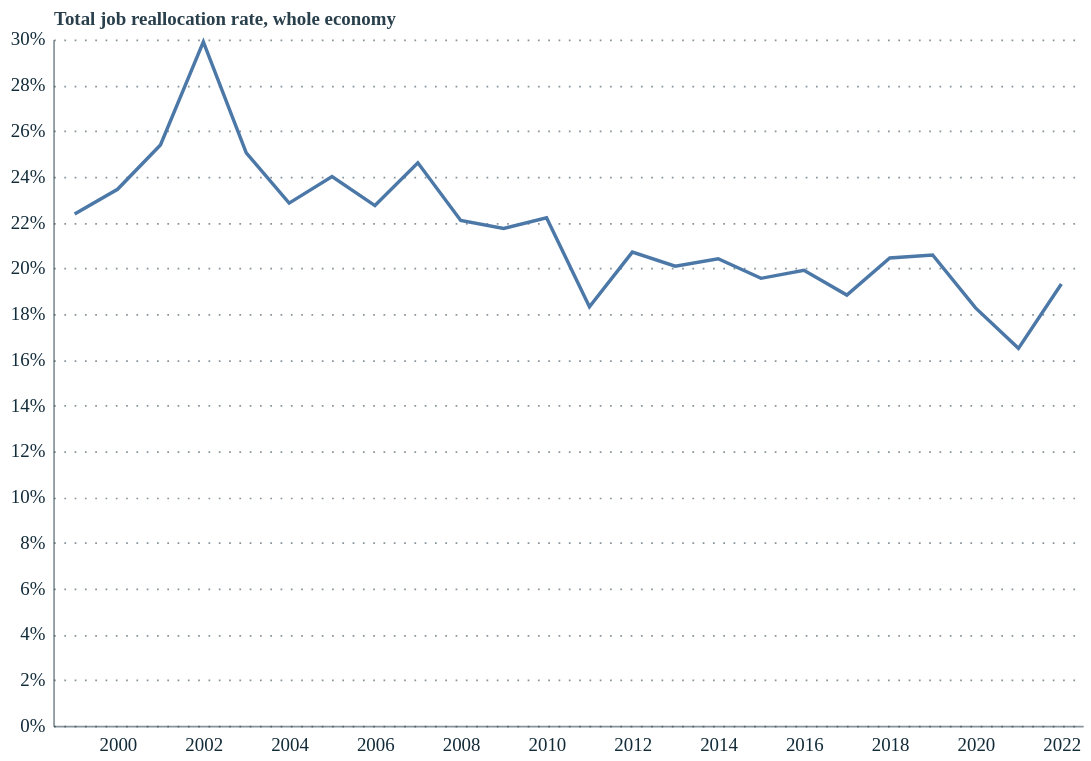

This figure's notebook cell:
### Code cell
# Total job reallocation rate

# Calculate job reallocation and job creation/destruction rates

job_flows_df = job_flows_df.sort_values(['category','dimension','year'])

job_flows_df['total_employment_lag'] = job_flows_df.groupby(['category','dimension'])['employment'].shift(1)

job_flows_df['job_reallocation_rate'] = (job_flows_df['job_creation_entrants'] + job_flows_df['job_creation_incumbents'] + job_flows_df['job_destruction_exiters'] + job_flows_df['job_destruction_incumbents']) / job_flows_df['total_employment_lag']
job_flows_df['jr_rate_entry_exit'] = (job_flows_df['job_creation_entrants'] + job_flows_df['job_destruction_exiters']) / job_flows_df['total_employment_lag']
job_flows_df['jr_rate_incumbents'] = (job_flows_df['job_creation_incumbents'] + job_flows_df['job_destruction_incumbents']) / job_flows_df['total_employment_lag']

job_flows_df['job_creation_rate'] = (job_flows_df['job_creation_entrants'] + job_flows_df['job_creation_incumbents']) / job_flows_df['total_employment_lag']
job_flows_df['jc_rate_entrants'] = job_flows_df['job_creation_entrants']  / job_flows_df['total_employment_lag']
job_flows_df['jc_rate_incumbents'] = job_flows_df['job_creation_incumbents']  / job_flows_df['total_employment_lag']

job_flows_df['job_destruction_rate'] = (job_flows_df['job_destruction_exiters'] + job_flows_df['job_destruction_incumbents']) / job_flows_df['total_employment_lag']
job_flows_df['jd_rate_exiters'] = job_flows_df['job_destruction_exiters']  / job_flows_df['total_employment_lag']
job_flows_df['jd_rate_incumbents'] = job_flows_df['job_destruction_incumbents']  / job_flows_df['total_employment_lag']

job_flows_df

# AGGREGATE: Total job reallocation rate

total_job_flows_df = job_flows_df[job_flows_df['dimension'] == 'Total']
total_job_flows_df = total_job_flows_df[total_job_flows_df['year']>=1999]

total_reallocation_chart = alt.Chart(total_job_flows_df).mark_line().encode(
    x=  alt.X('year:O', axis=alt.Axis(
                labelExpr="datum.value % 2 == 0 ? datum.label : ''",  # Show every 2nd year
            labelAngle=0)),
    y=alt.Y('job_reallocation_rate:Q', axis=alt.Axis(format='%'), title='Total job reallocation rate, whole economy')
).properties(height=400, width=600)

display(total_reallocation_chart)
total_reallocation_chart.save(chart_path / 'Descriptive paper/Dynamism/total_job_reallocation_rate.png')

### Figure 1 — Vega-Lite specification as saved in the notebook (floating-point values rounded to 4 significant figures)
{"config": {"font": "Circular Std", "mark": {"line": {"interpolate": "linear"}}, "view": {"stroke": "transparent", "width": 400, "height": 300}, "range": {"category": ["#179fdb", "#e6224b", "#f4c245", "#122b39", "#eb5c2e", "#36b7b4"], "diverging": ["#E6224B", "#E54753", "#C9C9C9", "#179FDB", "#122B39"], "heatmap": ["#C9C9C9", "#179FDB", "#0063AF", "#122B39"], "ordinal": ["#00A767", "#36B7B4", "#179FDB", "#0063AF", "#243B5A"]}, "axisX": {"labelColor": "#122b39", "tickColor": "#122b39", "domainColor": "#122b39", "domainOpacity": 0.5, "gridOpacity": 0, "labelFont": "Circular Std", "labelAngle": 0, "labelAlign": "center", "labelFontSize": 11, "labelPadding": 5, "tickCount": 10, "tickSize": 0, "title": ""}, "axisY": {"labelColor": "#122b39", "labelFont": "Circular Std", "tickColor": "#122b39", "domainColor": "#122b39", "gridColor": "#122b39", "gridDash": [1, 5], "gridOpacity": 0.5, "labelPadding": 5, "labelFontSize": 11, "domainOpacity": 0.5, "tickSize": 0, "title": null, "titleAlign": "left", "titleAngle": 0, "titleBaseline": "bottom", "titleColor": "#122b39", "titleOpacity": 0.9, "titleX": 0, "titleY": -7}}, "data": {"name": "data-43e1205b340978f6b6d97d9350114ac7"}, "mark": {"type": "line"}, "encoding": {"x": {"axis": {"labelAngle": 0, "labelExpr": "datum.value % 2 == 0 ? datum.label : ''"}, "field": "year", "type": "ordinal"}, "y": {"axis": {"format": "%"}, "field": "job_reallocation_rate", "title": "Total job reallocation rate, whole economy", "type": "quantitative"}}, "height": 400, "width": 600, "$schema": "https://vega.github.io/schema/vega-lite/v5.20.1.json", "datasets": {"data-43e1205b340978f6b6d97d9350114ac7": [{"year": 1999, "dimension": "Total", "category": "All", "n_firms": 1940779, "employment": 18821207, "job_creation_entrants": 730404, "job_creation_incumbents": 1359581, "job_destruction_exiters": 1355403, "job_destruction_incumbents": 725067, "total_employment_lag": 18640000.0, "job_reallocation_rate": 0.2237, "jr_rate_entry_exit": 0.1119, "jr_rate_incumbents": 0.1118, "job_creation_rate": 0.1121, "jc_rate_entrants": 0.03917, "jc_rate_incumbents": 0.07292, "job_destruction_rate": 0.1116, "jd_rate_exiters": 0.0727, "jd_rate_incumbents": 0.03889}, {"year": 2000, "dimension": "Total", "category": "All", "n_firms": 1925624, "employment": 18994299, "job_creation_entrants": 753528, "job_creation_incumbents": 1577757, "job_destruction_exiters": 1173454, "job_destruction_incumbents": 909322, "total_employment_lag": 18820000.0, "job_reallocation_rate": 0.2345, "jr_rate_entry_exit": 0.1024, "jr_rate_incumbents": 0.1321, "job_creation_rate": 0.1239, "jc_rate_entrants": 0.04004, "jc_rate_incumbents": 0.08383, "job_destruction_rate": 0.1107, "jd_rate_exiters": 0.06235, "jd_rate_incumbents": 0.04831}, {"year": 2001, "dimension": "Total", "category": "All", "n_firms": 1948690, "employment": 19356800, "job_creation_entrants": 902542, "job_creation_incumbents": 1664919, "job_destruction_exiters": 1164626, "job_destruction_incumbents": 1090161, "total_employment_lag": 18990000.0, "job_reallocation_rate": 0.2539, "jr_rate_entry_exit": 0.1088, "jr_rate_incumbents": 0.145, "job_creation_rate": 0.1352, "jc_rate_entrants": 0.04752, "jc_rate_incumbents": 0.08765, "job_destruction_rate": 0.1187, "jd_rate_exiters": 0.06131, "jd_rate_incumbents": 0.05739}, {"year": 2002, "dimension": "Total", "category": "All", "n_firms": 1950741, "employment": 19878711, "job_creation_entrants": 816429, "job_creation_incumbents": 2230809, "job_destruction_exiters": 1319736, "job_destruction_incumbents": 1420534, "total_employment_lag": 19360000.0, "job_reallocation_rate": 0.299, "jr_rate_entry_exit": 0.1104, "jr_rate_incumbents": 0.1886, "job_creation_rate": 0.1574, "jc_rate_entrants": 0.04218, "jc_rate_incumbents": 0.1152, "job_destruction_rate": 0.1416, "jd_rate_exiters": 0.06818, "jd_rate_incumbents": 0.07339}, {"year": 2003, "dimension": "Total", "category": "All", "n_firms": 1955494, "employment": 19895382, "job_creation_entrants": 858005, "job_creation_incumbents": 1595889, "job_destruction_exiters": 1318572, "job_destruction_incumbents": 1206487, "total_employment_lag": 19880000.0, "job_reallocation_rate": 0.2505, "jr_rate_entry_exit": 0.1095, "jr_rate_incumbents": 0.141, "job_creation_rate": 0.1234, "jc_rate_entrants": 0.04316, "jc_rate_incumbents": 0.08028, "job_destruction_rate": 0.127, "jd_rate_exiters": 0.06633, "jd_rate_incumbents": 0.06069}, {"year": 2004, "dimension": "Total", "category": "All", "n_firms": 2001900, "employment": 19771175, "job_creation_entrants": 788888, "job_creation_incumbents": 1377894, "job_destruction_exiters": 1335924, "job_destruction_incumbents": 1042807, "total_employment_lag": 19900000.0, "job_reallocation_rate": 0.2285, "jr_rate_entry_exit": 0.1068, "jr_rate_incumbents": 0.1217, "job_creation_rate": 0.1089, "jc_rate_entrants": 0.03965, "jc_rate_incumbents": 0.06926, "job_destruction_rate": 0.1196, "jd_rate_exiters": 0.06715, "jd_rate_incumbents": 0.05241}, {"year": 2005, "dimension": "Total", "category": "All", "n_firms": 2039140, "employment": 19961266, "job_creation_entrants": 780353, "job_creation_incumbents": 1794497, "job_destruction_exiters": 1103855, "job_destruction_incumbents": 1067262, "total_employment_lag": 19770000.0, "job_reallocation_rate": 0.24, "jr_rate_entry_exit": 0.0953, "jr_rate_incumbents": 0.1447, "job_creation_rate": 0.1302, "jc_rate_entrants": 0.03947, "jc_rate_incumbents": 0.09076, "job_destruction_rate": 0.1098, "jd_rate_exiters": 0.05583, "jd_rate_incumbents": 0.05398}, {"year": 2006, "dimension": "Total", "category": "All", "n_firms": 2078660, "employment": 20165912, "job_creation_entrants": 700494, "job_creation_incumbents": 1645694, "job_destruction_exiters": 1102833, "job_destruction_incumbents": 1090146, "total_employment_lag": 19960000.0, "job_reallocation_rate": 0.2274, "jr_rate_entry_exit": 0.09034, "jr_rate_incumbents": 0.1371, "job_creation_rate": 0.1175, "jc_rate_entrants": 0.03509, "jc_rate_incumbents": 0.08244, "job_destruction_rate": 0.1099, "jd_rate_exiters": 0.05525, "jd_rate_incumbents": 0.05461}, {"year": 2007, "dimension": "Total", "category": "All", "n_firms": 2154012, "employment": 20335449, "job_creation_entrants": 675518, "job_creation_incumbents": 1667908, "job_destruction_exiters": 1405935, "job_destruction_incumbents": 1213707, "total_employment_lag": 20170000.0, "job_reallocation_rate": 0.2461, "jr_rate_entry_exit": 0.1032, "jr_rate_incumbents": 0.1429, "job_creation_rate": 0.1162, "jc_rate_entrants": 0.0335, "jc_rate_incumbents": 0.08271, "job_destruction_rate": 0.1299, "jd_rate_exiters": 0.06972, "jd_rate_incumbents": 0.06019}, {"year": 2008, "dimension": "Total", "category": "All", "n_firms": 2146995, "employment": 20405414, "job_creation_entrants": 744895, "job_creation_incumbents": 1575428, "job_destruction_exiters": 1144819, "job_destruction_incumbents": 1026711, "total_employment_lag": 20340000.0, "job_reallocation_rate": 0.2209, "jr_rate_entry_exit": 0.09293, "jr_rate_incumbents": 0.128, "job_creation_rate": 0.1141, "jc_rate_entrants": 0.03663, "jc_rate_incumbents": 0.07747, "job_destruction_rate": 0.1068, "jd_rate_exiters": 0.0563, "jd_rate_incumbents": 0.05049}, {"year": 2009, "dimension": "Total", "category": "All", "n_firms": 2096709, "employment": 20472211, "job_creation_entrants": 575946, "job_creation_incumbents": 1710355, "job_destruction_exiters": 1063755, "job_destruction_incumbents": 1085470, "total_employment_lag": 20410000.0, "job_reallocation_rate": 0.2174, "jr_rate_entry_exit": 0.08036, "jr_rate_incumbents": 0.137, "job_creation_rate": 0.112, "jc_rate_entrants": 0.02823, "jc_rate_incumbents": 0.08382, "job_destruction_rate": 0.1053, "jd_rate_exiters": 0.05213, "jd_rate_incumbents": 0.0532}, {"year": 2010, "dimension": "Total", "category": "All", "n_firms": 2029958, "employment": 20009830, "job_creation_entrants": 471891, "job_creation_incumbents": 1619687, "job_destruction_exiters": 947031, "job_destruction_incumbents": 1507238, "total_employment_lag": 20470000.0, "job_reallocation_rate": 0.222, "jr_rate_entry_exit": 0.06931, "jr_rate_incumbents": 0.1527, "job_creation_rate": 0.1022, "jc_rate_entrants": 0.02305, "jc_rate_incumbents": 0.07912, "job_destruction_rate": 0.1199, "jd_rate_exiters": 0.04626, "jd_rate_incumbents": 0.07362}, {"year": 2011, "dimension": "Total", "category": "All", "n_firms": 1986939, "employment": 19673490, "job_creation_entrants": 487767, "job_creation_incumbents": 1230543, "job_destruction_exiters": 810513, "job_destruction_incumbents": 1135798, "total_employment_lag": 20010000.0, "job_reallocation_rate": 0.1831, "jr_rate_entry_exit": 0.06488, "jr_rate_incumbents": 0.1183, "job_creation_rate": 0.08587, "jc_rate_entrants": 0.02438, "jc_rate_incumbents": 0.0615, "job_destruction_rate": 0.09727, "jd_rate_exiters": 0.04051, "jd_rate_incumbents": 0.05676}, {"year": 2012, "dimension": "Total", "category": "All", "n_firms": 2063744, "employment": 20158683, "job_creation_entrants": 611117, "job_creation_incumbents": 1543804, "job_destruction_exiters": 897420, "job_destruction_incumbents": 1021446, "total_employment_lag": 19670000.0, "job_reallocation_rate": 0.2071, "jr_rate_entry_exit": 0.07668, "jr_rate_incumbents": 0.1304, "job_creation_rate": 0.1095, "jc_rate_entrants": 0.03106, "jc_rate_incumbents": 0.07847, "job_destruction_rate": 0.09754, "jd_rate_exiters": 0.04562, "jd_rate_incumbents": 0.05192}, {"year": 2013, "dimension": "Total", "category": "All", "n_firms": 2072416, "employment": 20505708, "job_creation_entrants": 523201, "job_creation_incumbents": 1655250, "job_destruction_exiters": 855686, "job_destruction_incumbents": 1015812, "total_employment_lag": 20160000.0, "job_reallocation_rate": 0.2009, "jr_rate_entry_exit": 0.0684, "jr_rate_incumbents": 0.1325, "job_creation_rate": 0.1081, "jc_rate_entrants": 0.02595, "jc_rate_incumbents": 0.08211, "job_destruction_rate": 0.09284, "jd_rate_exiters": 0.04245, "jd_rate_incumbents": 0.05039}, {"year": 2014, "dimension": "Total", "category": "All", "n_firms": 2171836, "employment": 21234419, "job_creation_entrants": 768303, "job_creation_incumbents": 1631124, "job_destruction_exiters": 793073, "job_destruction_incumbents": 993841, "total_employment_lag": 20510000.0, "job_reallocation_rate": 0.2042, "jr_rate_entry_exit": 0.07614, "jr_rate_incumbents": 0.128, "job_creation_rate": 0.117, "jc_rate_entrants": 0.03747, "jc_rate_incumbents": 0.07954, "job_destruction_rate": 0.08714, "jd_rate_exiters": 0.03868, "jd_rate_incumbents": 0.04847}, {"year": 2015, "dimension": "Total", "category": "All", "n_firms": 2249344, "employment": 22030578, "job_creation_entrants": 872857, "job_creation_incumbents": 1533106, "job_destruction_exiters": 850939, "job_destruction_incumbents": 896691, "total_employment_lag": 21230000.0, "job_reallocation_rate": 0.1956, "jr_rate_entry_exit": 0.08118, "jr_rate_incumbents": 0.1144, "job_creation_rate": 0.1133, "jc_rate_entrants": 0.04111, "jc_rate_incumbents": 0.0722, "job_destruction_rate": 0.0823, "jd_rate_exiters": 0.04007, "jd_rate_incumbents": 0.04223}, {"year": 2016, "dimension": "Total", "category": "All", "n_firms": 2340387, "employment": 22423138, "job_creation_entrants": 820290, "job_creation_incumbents": 1556475, "job_destruction_exiters": 840250, "job_destruction_incumbents": 1170528, "total_employment_lag": 22030000.0, "job_reallocation_rate": 0.1992, "jr_rate_entry_exit": 0.07537, "jr_rate_incumbents": 0.1238, "job_creation_rate": 0.1079, "jc_rate_entrants": 0.03723, "jc_rate_incumbents": 0.07065, "job_destruction_rate": 0.09127, "jd_rate_exiters": 0.03814, "jd_rate_incumbents": 0.05313}, {"year": 2017, "dimension": "Total", "category": "All", "n_firms": 2438979, "employment": 22968377, "job_creation_entrants": 858264, "job_creation_incumbents": 1452411, "job_destruction_exiters": 899437, "job_destruction_incumbents": 1012171, "total_employment_lag": 22420000.0, "job_reallocation_rate": 0.1883, "jr_rate_entry_exit": 0.07839, "jr_rate_incumbents": 0.1099, "job_creation_rate": 0.103, "jc_rate_entrants": 0.03828, "jc_rate_incumbents": 0.06477, "job_destruction_rate": 0.08525, "jd_rate_exiters": 0.04011, "jd_rate_incumbents": 0.04514}, {"year": 2018, "dimension": "Total", "category": "All", "n_firms": 2441362, "employment": 23460438, "job_creation_entrants": 825955, "job_creation_incumbents": 1683858, "job_destruction_exiters": 990189, "job_destruction_incumbents": 1196986, "total_employment_lag": 22970000.0, "job_reallocation_rate": 0.2045, "jr_rate_entry_exit": 0.07907, "jr_rate_incumbents": 0.1254, "job_creation_rate": 0.1093, "jc_rate_entrants": 0.03596, "jc_rate_incumbents": 0.07331, "job_destruction_rate": 0.09523, "jd_rate_exiters": 0.04311, "jd_rate_incumbents": 0.05211}, {"year": 2019, "dimension": "Total", "category": "All", "n_firms": 2489717, "employment": 23765527, "job_creation_entrants": 880430, "job_creation_incumbents": 1700015, "job_destruction_exiters": 896801, "job_destruction_incumbents": 1351233, "total_employment_lag": 23460000.0, "job_reallocation_rate": 0.2058, "jr_rate_entry_exit": 0.07575, "jr_rate_incumbents": 0.1301, "job_creation_rate": 0.11, "jc_rate_entrants": 0.03753, "jc_rate_incumbents": 0.07246, "job_destruction_rate": 0.09582, "jd_rate_exiters": 0.03823, "jd_rate_incumbents": 0.0576}, {"year": 2020, "dimension": "Total", "category": "All", "n_firms": 2519639, "employment": 23828021, "job_creation_entrants": 821251, "job_creation_incumbents": 1469398, "job_destruction_exiters": 755757, "job_destruction_incumbents": 1294780, "total_employment_lag": 23770000.0, "job_reallocation_rate": 0.1827, "jr_rate_entry_exit": 0.06636, "jr_rate_incumbents": 0.1163, "job_creation_rate": 0.09639, "jc_rate_entrants": 0.03456, "jc_rate_incumbents": 0.06183, "job_destruction_rate": 0.08628, "jd_rate_exiters": 0.0318, "jd_rate_incumbents": 0.05448}, {"year": 2021, "dimension": "Total", "category": "All", "n_firms": 2534848, "employment": 23494286, "job_creation_entrants": 623494, "job_creation_incumbents": 1153643, "job_destruction_exiters": 785100, "job_destruction_incumbents": 1369294, "total_employment_lag": 23830000.0, "job_reallocation_rate": 0.165, "jr_rate_entry_exit": 0.05912, "jr_rate_incumbents": 0.1059, "job_creation_rate": 0.07458, "jc_rate_entrants": 0.02617, "jc_rate_incumbents": 0.04842, "job_destruction_rate": 0.09041, "jd_rate_exiters": 0.03295, "jd_rate_incumbents": 0.05747}, {"year": 2022, "dimension": "Total", "category": "All", "n_firms": 2534695, "employment": 23698579, "job_creation_entrants": 733900, "job_creation_incumbents": 1501295, "job_destruction_exiters": 986956, "job_destruction_incumbents": 1315271, "total_employment_lag": 23490000.0, "job_reallocation_rate": 0.1931, "jr_rate_entry_exit": 0.07325, "jr_rate_incumbents": 0.1199, "job_creation_rate": 0.09514, "jc_rate_entrants": 0.03124, "jc_rate_incumbents": 0.0639, "job_destruction_rate": 0.09799, "jd_rate_exiters": 0.04201, "jd_rate_incumbents": 0.05598}]}}
